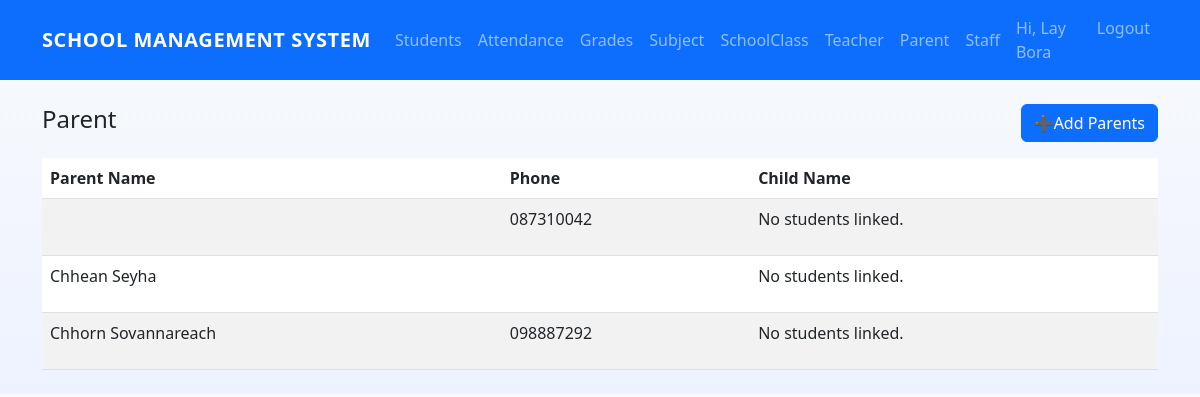
Page /parents/ (signed in) on the earlier database version.
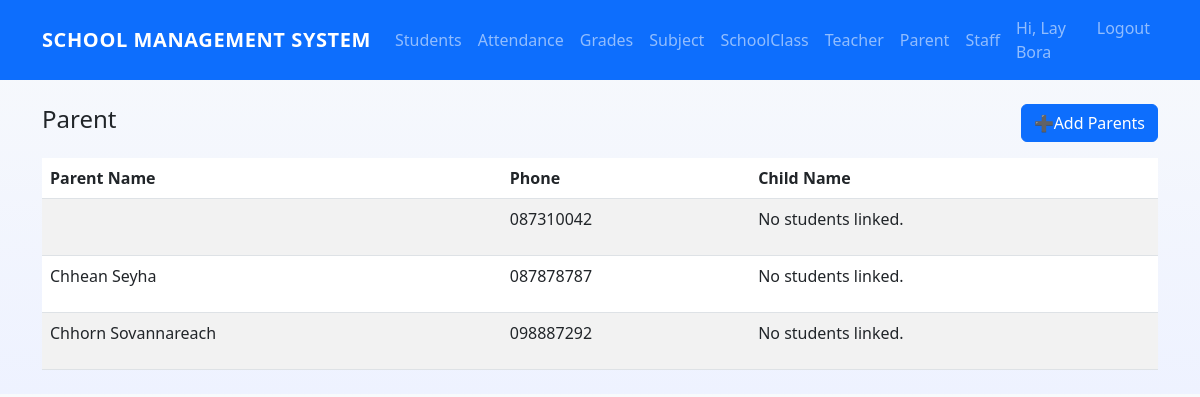
Same page on the later database version.
### core/models.py (models this page shows, shortened)
class ParentProfile(models.Model):
    user = models.OneToOneField(User, on_delete=models.CASCADE)
    phone = models.CharField(max_length=20, blank=True)
    image = models.ImageField(
        upload_to=user_directory_path,
        default='default/parent.png',
        blank=True
    )

class User(AbstractUser):
    ROLE_CHOICES = (
        ('admin','Admin'),
        ('teacher','Teacher'),
        ('student','Student'),
        ('parent','Parent'),
        ('staff','Staff'),
    )
    role = models.CharField(max_length=10, choices=ROLE_CHOICES, default='student')
    phone = models.CharField(max_length=20, blank=True)

### core/views.py (the view)
# urls.py: path('parents/', ParentListView.as_view(),name='parent-list'),
class ParentListView(LoginRequiredMixin, ListView):
    model = ParentProfile
    template_name = "core/parent_list.html"
    context_object_name = "parents"

### templates/core/parent_list.html
{% extends 'core/base.html' %}
{% block content %}
  <div class="d-flex justify-content-between align-items-center mb-3">
    <h1 class="h4">Parent</h1>
    <a class="btn btn-primary" href="{% url 'parent-create'%}">➕Add Parents</a>
  </div>
  <table class="table table-striped table-hover">
    <thead><tr><th>Parent Name</th><th>Phone</th><th>Child Name</th></tr></thead>
    <tbody>
      {% for p in parents %}
      <tr>
        <td>{{ p.user.get_full_name }}</td>
        <td>{{ p.phone }}</td>
        <td>
          {% for child in parent.studentprofile_set.all %}
            <p>{{ child.user.get_full_name }} (Roll: {{ child.roll_number }})</p>
          {% empty %}
            <p>No students linked.</p>
          {% endfor %}
        </td>
      </tr>
      {% empty %}
      <tr><td colspan="4">No Parent</td></tr>
      {% endfor %}
    </tbody>
  </table>
{% endblock %}

Differences in the rows shown:
changed ParentProfile "Chhean Seyha": phone (not shown) → "087878787"
